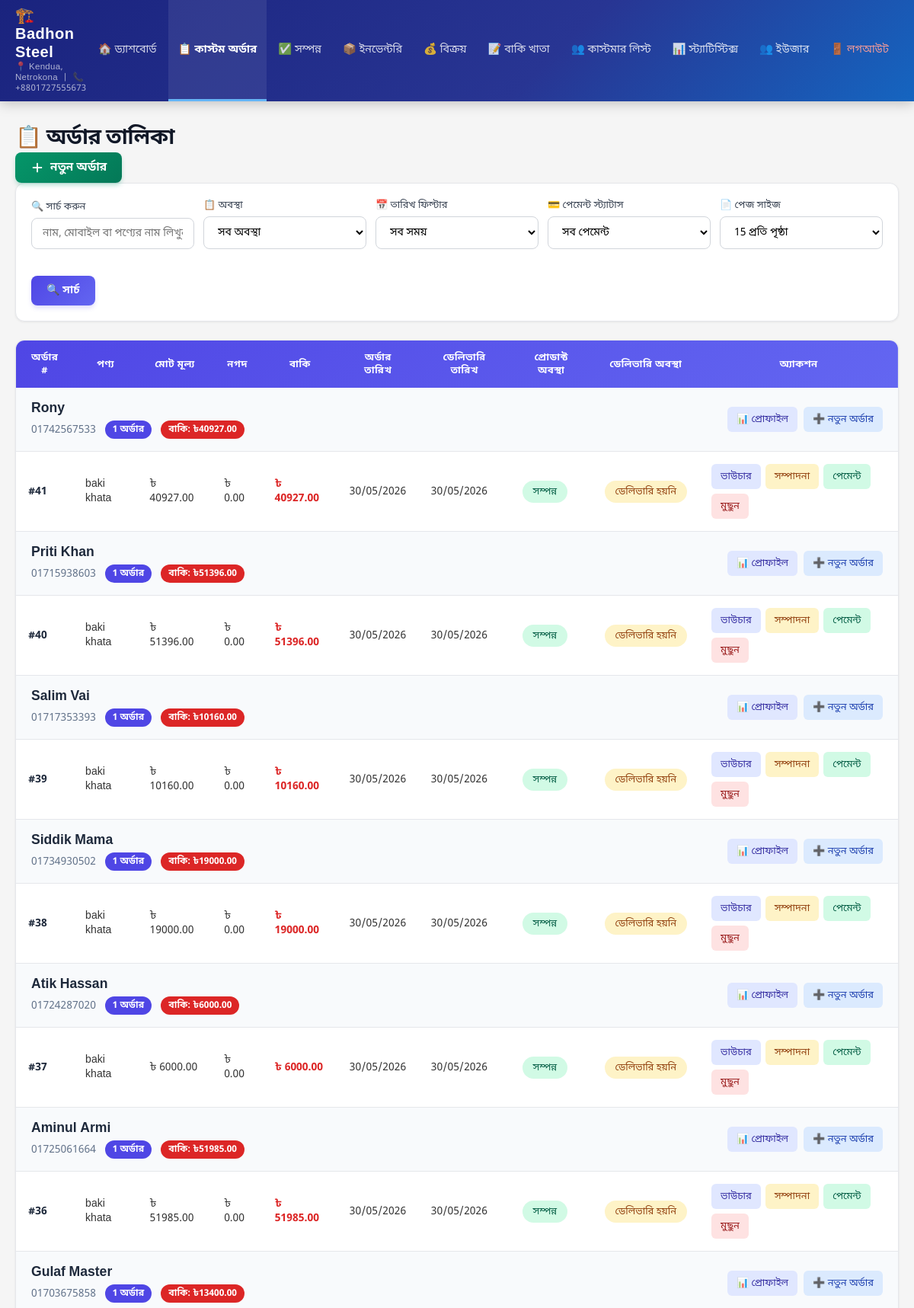
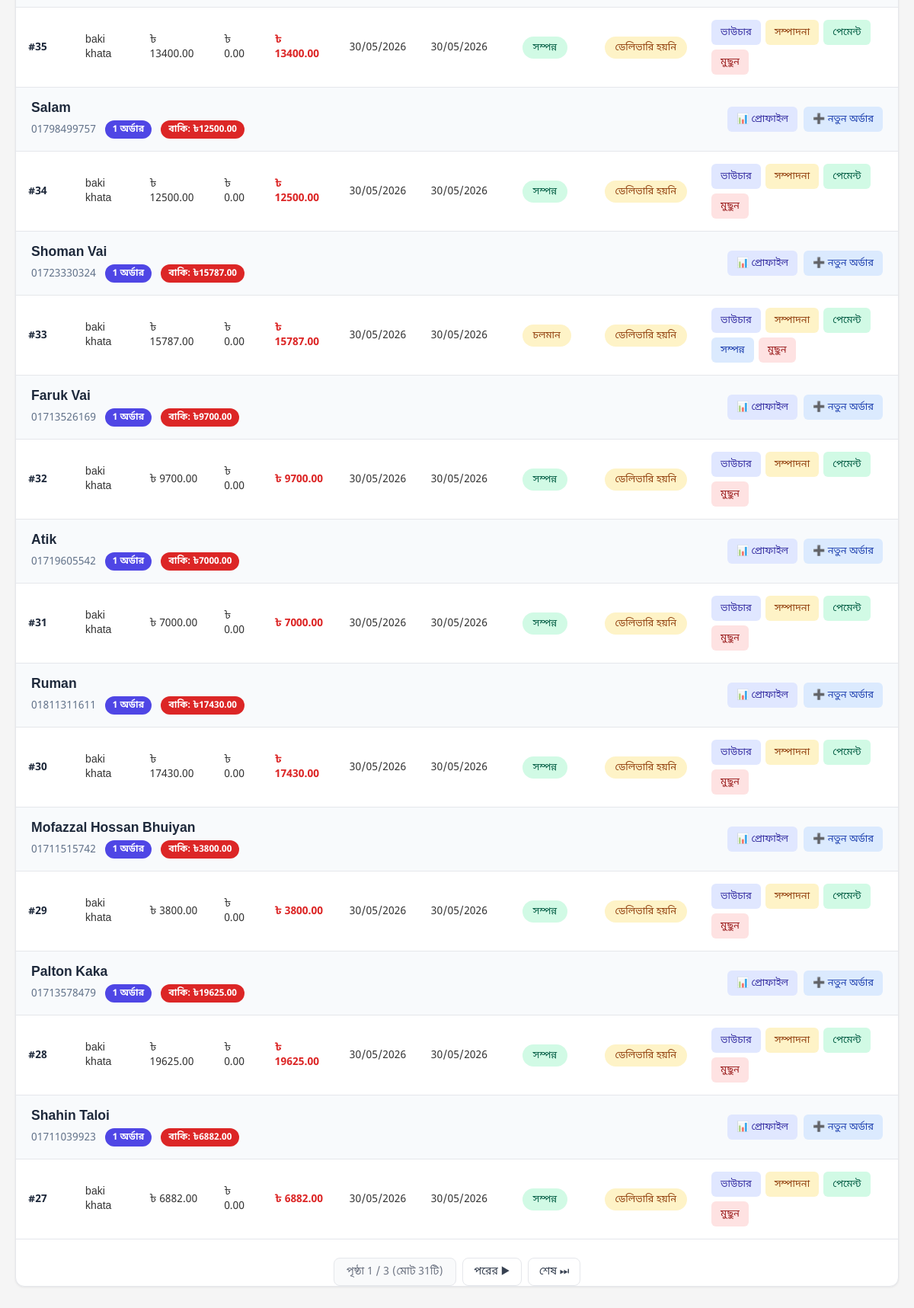
Page /admin-panel/orders/ (signed in) on the committed database (2 pictures, top to bottom).
### shop/models.py (models this page shows, shortened)
class Customer(models.Model):
    name = models.CharField(max_length=200, verbose_name='ক্রেতার নাম')
    mobile_number = models.CharField(max_length=20, unique=True, verbose_name='মোবাইল নাম্বার')
    address = models.TextField(verbose_name='ঠিকানা', blank=True)
    created_at = models.DateTimeField(auto_now_add=True, verbose_name='তৈরির সময়')
    updated_at = models.DateTimeField(auto_now=True, verbose_name='আপডেটের সময়')
    class Meta:
        verbose_name = 'ক্রেতা'
        verbose_name_plural = 'ক্রেতাসমূহ'
        ordering = ['-created_at']

class Order(models.Model):
    STATUS_CHOICES = [
        ('pending', 'চলমান'),
        ('ready', 'প্রস্তুত'),
        ('completed', 'সম্পন্ন'),
    ]
    DELIVERY_STATUS_CHOICES = [
        ('not_delivered', 'ডেলিভারি হয়নি'),
        ('delivered', 'ডেলিভারি সম্পন্ন'),
    ]
    customer = models.ForeignKey(Customer, on_delete=models.PROTECT, related_name='orders', verbose_name='ক্রেতা', null=True, blank=True)
    customer_name = models.CharField(max_length=200, verbose_name='ক্রেতার নাম', null=True, blank=True)
    mobile_number = models.CharField(max_length=20, verbose_name='মোবাইল নাম্বার', null=True, blank=True)
    total_price = models.DecimalField(max_digits=10, decimal_places=2, verbose_name='মোট মূল্য', default=0)
    discount_percentage = models.DecimalField(max_digits=5, decimal_places=2, verbose_name='ডিসকাউন্ট (%)', default=0)
    discount_amount = models.DecimalField(max_digits=10, decimal_places=2, verbose_name='ডিসকাউন্ট টাকা', default=0)
    final_price = models.DecimalField(max_digits=10, decimal_places=2, verbose_name='চূড়ান্ত মূল্য', default=0)
    cash_paid = models.DecimalField(max_digits=10, decimal_places=2, verbose_name='নগদ পরিশোধ', default=0)
    due_amount = models.DecimalField(max_digits=10, decimal_places=2, verbose_name='বাকি টাকা', editable=False)
    initial_payment_migrated = models.BooleanField(default=False, verbose_name='প্রাথমিক পেমেন্ট OrderPayment-এ স্থানান্তরিত')
    order_date = models.DateField(default=timezone.now, verbose_name='অর্ডার নেওয়ার তারিখ')
    delivery_date = models.DateField(verbose_name='ডেলিভারির তারিখ')
    status = models.CharField(max_length=20, choices=STATUS_CHOICES, default='pending', verbose_name='প্রোডাক্ট অবস্থা')
    delivery_status = models.CharField(max_length=20, choices=DELIVERY_STATUS_CHOICES, default='not_delivered', verbose_name='ডেলিভারি অবস্থা')
    created_at = models.DateTimeField(auto_now_add=True, verbose_name='তৈরির সময়')
    updated_at = models.DateTimeField(auto_now=True, verbose_name='আপডেটের সময়')
    class Meta:
        verbose_name = 'অর্ডার'
        verbose_name_plural = 'অর্ডারসমূহ'
        ordering = ['-created_at']

class OrderItem(models.Model):
    order = models.ForeignKey(Order, on_delete=models.CASCADE, related_name='items', verbose_name='অর্ডার')
    product_name = models.CharField(max_length=200, verbose_name='পণ্যের নাম')
    product_description = models.TextField(verbose_name='পণ্যের বিবরণ', blank=True)
    quantity = models.DecimalField(max_digits=10, decimal_places=2, verbose_name='পরিমাণ', default=1)
    unit_price = models.DecimalField(max_digits=10, decimal_places=2, verbose_name='একক মূল্য')
    discount_percentage = models.DecimalField(max_digits=5, decimal_places=2, verbose_name='ডিসকাউন্ট (%)', default=0)
    total_price = models.DecimalField(max_digits=10, decimal_places=2, verbose_name='মোট মূল্য', editable=False)
    class Meta:
        verbose_name = 'অর্ডার আইটেম'
        verbose_name_plural = 'অর্ডার আইটেমসমূহ'

### shop/views.py (the view, shortened to what this page needs)
# urls.py: path('admin-panel/orders/', views.order_list, name='order_list'),
@login_required
def order_list(request):
    search_query = request.GET.get('search', '')
    status_filter = request.GET.get('status', '')
    date_filter = request.GET.get('date_filter', '')
    from_date = request.GET.get('from_date', '')
    to_date = request.GET.get('to_date', '')
    payment_status = request.GET.get('payment_status', '')
    page_number = request.GET.get('page', 1)
    per_page = request.GET.get('per_page', '15')
    try:
        per_page = int(per_page)
        if per_page not in [15, 50, 100, 200]:
            per_page = 15
    except ValueError:
        per_page = 15
    orders = Order.objects.all().select_related('customer').prefetch_related('items').order_by('-created_at')
    today = timezone.now().date()
    if date_filter == 'today':
        orders = orders.filter(order_date=today)
    elif date_filter == 'week':
        week_ago = today - timedelta(days=7)
        orders = orders.filter(order_date__gte=week_ago)
    elif date_filter == 'month':
        month_ago = today - timedelta(days=30)
        orders = orders.filter(order_date__gte=month_ago)
    elif date_filter == 'year':
        year_ago = today - timedelta(days=365)
        orders = orders.filter(order_date__gte=year_ago)
    if payment_status == 'paid':
        orders = orders.filter(due_amount=0)
    elif payment_status == 'due':
        orders = orders.filter(due_amount__gt=0)
    elif payment_status == 'partial':
        orders = orders.filter(cash_paid__gt=0, due_amount__gt=0)
    if search_query:
        orders = orders.filter(
            Q(customer_name__icontains=search_query) |
            Q(mobile_number__icontains=search_query) |
            Q(items__product_name__icontains=search_query)
        ).distinct()
    if status_filter:
        orders = orders.filter(status=status_filter)
    from collections import defaultdict
    customer_orders = defaultdict(list)
    for order in orders:
        if order.customer:
            key = f"customer_{order.customer.pk}"
            customer_orders[key].append({
                'order': order,
                'customer': order.customer,
                'customer_name': order.customer.name,
                'mobile_number': order.customer.mobile_number,
            })
    grouped_orders = []
    for key, order_list in customer_orders.items():
        order_list.sort(key=lambda x: x['order'].created_at, reverse=True)
        grouped_orders.append({
            'customer': order_list[0]['customer'],
            'customer_name': order_list[0]['customer_name'],
            'mobile_number': order_list[0]['mobile_number'],
            'orders': order_list,
            'last_order_date': order_list[0]['order'].created_at,
            'total_orders': len(order_list),
            'total_due': sum(o['order'].due_amount for o in order_list),
        })
    grouped_orders.sort(key=lambda x: x['last_order_date'], reverse=True)
    paginator = Paginator(grouped_orders, per_page)
    page_obj = paginator.get_page(page_number)
    context = {
        'grouped_orders': page_obj,
        'page_obj': page_obj,
        'search_query': search_query,
        'status_filter': status_filter,
        'date_filter': date_filter,
        'from_date': from_date,
        'to_date': to_date,
        'payment_status': payment_status,
        'per_page': per_page,
    }
    return render(request, 'admin_panel/order_list.html', context)

### shop/templates/admin_panel/order_list.html (shortened to what this page needs)
{% extends 'admin_panel/base.html' %}
{% block content %}
<div class="page-header">
    <h1 class="page-title">📋 অর্ডার তালিকা</h1>
    <a href="{% url 'order_create' %}" class="btn-new-order">
        <svg width="18" height="18" viewBox="0 0 20 20" fill="none"><path d="M10 4v12M4 10h12" stroke="currentColor" stroke-width="2" stroke-linecap="round"/></svg>
        নতুন অর্ডার
    </a>
</div>
<div class="search-filter-section">
    <form method="get" class="search-form">
        <div class="form-group">
            <label for="search">🔍 সার্চ করুন</label>
            <input type="text" id="search" name="search" value="{{ search_query }}"
                   placeholder="নাম, মোবাইল বা পণ্যের নাম লিখুন">
        </div>
        <div class="form-group">
            <label for="status">📋 অবস্থা</label>
            <select id="status" name="status">
                <option value="">সব অবস্থা</option>
            </select>
        </div>
        <div class="form-group">
            <label for="date_filter">📅 তারিখ ফিল্টার</label>
            <select id="date_filter" name="date_filter" onchange="this.form.submit()">
                <option value="" {% if not date_filter %}selected{% endif %}>সব সময়</option>
            </select>
        </div>
        <div class="form-group">
            <label for="payment_status">💳 পেমেন্ট স্ট্যাটাস</label>
            <select id="payment_status" name="payment_status" onchange="this.form.submit()">
                <option value="" {% if not payment_status %}selected{% endif %}>সব পেমেন্ট</option>
            </select>
        </div>
        <div class="form-group">
            <label for="per_page">📄 পেজ সাইজ</label>
            <select id="per_page" name="per_page" onchange="this.form.submit()">
                <option value="15" {% if per_page == 15 %}selected{% endif %}>15 প্রতি পৃষ্ঠা</option>
            </select>
        </div>
        <div class="form-group">
            <label>&nbsp;</label>
            <button type="submit" class="btn">🔍 সার্চ</button>
        </div>
    </form>
</div>
<div class="table-card">
    {% if grouped_orders %}
    <div style="overflow-x: auto;">
        <table class="orders-table">
            <thead>
                <tr>
                    <th>অর্ডার #</th>
                    <th>পণ্য</th>
                    <th>মোট মূল্য</th>
                    <th>নগদ</th>
                    <th>বাকি</th>
                    <th>অর্ডার তারিখ</th>
                    <th>ডেলিভারি তারিখ</th>
                    <th>প্রোডাক্ট অবস্থা</th>
                    <th>ডেলিভারি অবস্থা</th>
                    <th>অ্যাকশন</th>
                </tr>
            </thead>
            <tbody>
            {% for group in grouped_orders %}
            <tr class="customer-header">
                <td colspan="10">
                    <div style="display: flex; justify-content: space-between; align-items: center; flex-wrap: wrap; gap: 0.75rem;">
                        <div>
                            <div class="customer-name">{{ group.customer_name }}</div>
                            <div class="customer-meta">
                                <span>{{ group.mobile_number }}</span>
                                <span class="badge-count">{{ group.total_orders }} অর্ডার</span>
                                {% if group.total_due > 0 %}
                                <span class="badge-due">বাকি: ৳{{ group.total_due|floatformat:2 }}</span>
                                {% endif %}
                            </div>
                        </div>
                        <div class="action-buttons" style="gap: 0.5rem;">
                        {% if group.customer %}
                        <a href="{% url 'customer_detail' group.customer.pk %}" class="btn-view">📊 প্রোফাইল</a>
                        <a href="{% url 'order_create_for_customer' group.customer.pk %}" class="btn-done">➕ নতুন অর্ডার</a>
                        {% endif %}
                        </div>
                    </div>
                </td>
            </tr>
            {% for order_data in group.orders %}
            <tr>
                <td><strong style="color: #1e293b;">#{{ order_data.order.pk }}</strong></td>
                <td>{{ order_data.order.items.first.product_name|default:"-" }}</td>
                <td>৳ {{ order_data.order.total_price|floatformat:2 }}</td>
                <td>৳ {{ order_data.order.cash_paid|floatformat:2 }}</td>
                <td class="due-amount">৳ {{ order_data.order.due_amount|floatformat:2 }}</td>
                <td>{{ order_data.order.order_date|date:"d/m/Y" }}</td>
                <td>{{ order_data.order.delivery_date|date:"d/m/Y" }}</td>
                <td>
                    <span class="status-badge status-{{ order_data.order.status }}">
                        {{ order_data.order.get_status_display }}
                    </span>
                </td>
                <td>
                    {% if order_data.order.delivery_status == 'delivered' %}
                    <span class="status-badge status-completed">ডেলিভারি সম্পন্ন</span>
                    {% else %}
                    <span class="status-badge status-pending">ডেলিভারি হয়নি</span>
                    {% endif %}
                </td>
                <td>
                    <div class="action-buttons">
                        <a href="{% url 'order_voucher' order_data.order.pk %}" class="btn-view" target="_blank">ভাউচার</a>
                        <a href="{% url 'order_edit' order_data.order.pk %}" class="btn-edit">সম্পাদনা</a>
                        {% if order_data.order.due_amount > 0 %}
                        <a href="{% url 'order_payment_create' order_data.order.pk %}" class="btn-pay">পেমেন্ট</a>
                        {% endif %}
                        {% if order_data.order.status == 'pending' %}
                        <a href="{% url 'order_complete' order_data.order.pk %}" class="btn-done"
                           onclick="return confirm('এই অর্ডার সম্পন্ন করতে চান?')">সম্পন্ন</a>
                        {% endif %}
                        <a href="{% url 'order_delete' order_data.order.pk %}" class="btn-del"
                           onclick="return confirm('এই অর্ডারটি মুছে ফেলতে নিশ্চিত?')">মুছুন</a>
                    </div>
                </td>
            </tr>
            {% endfor %}
            {% endfor %}
            </tbody>
        </table>
    </div>
    {% else %}
    <div class="no-orders">
        <div style="font-size: 3rem; margin-bottom: 1rem;">📋</div>
        <p style="font-size: 1.1rem; font-weight: 500; margin-bottom: 0.5rem;">কোন অর্ডার পাওয়া যায়নি</p>
        <p style="font-size: 0.875rem; color: #9ca3af;">নতুন অর্ডার তৈরি করুন অথবা ফিল্টার পরিবর্তন করুন</p>
    </div>
    {% endif %}
    {% if page_obj.has_other_pages %}
    <nav class="pagination-nav">
        <span class="pagination-info">
            পৃষ্ঠা {{ page_obj.number }} / {{ page_obj.paginator.num_pages }} (মোট {{ page_obj.paginator.count }}টি)
        </span>
        {% if page_obj.has_next %}
        <a href="?page={{ page_obj.next_page_number }}">পরের ▶</a>
        <a href="?page={{ page_obj.paginator.num_pages }}">শেষ ⏭</a>
        {% endif %}
    </nav>
    {% endif %}
</div>
{% endblock %}

### rows in the picture
Customer: customer_name "Rony", mobile_number "01742567533", total_orders "1", total_due "40927.00"
Order: order.pk "41", order.items.first.product_name "baki khata", order.total_price "40927.00", order.cash_paid "0.00", order.due_amount "40927.00", order.order_date "30/05/2026", order.delivery_date "30/05/2026", order.status "সম্পন্ন", delivery_status "ডেলিভারি হয়নি", shows "পেমেন্ট"
Customer: customer_name "Priti Khan", mobile_number "01715938603", total_orders "1", total_due "51396.00"
Order: order.pk "40", order.items.first.product_name "baki khata", order.total_price "51396.00", order.cash_paid "0.00", order.due_amount "51396.00", order.order_date "30/05/2026", order.delivery_date "30/05/2026", order.status "সম্পন্ন", delivery_status "ডেলিভারি হয়নি", shows "পেমেন্ট"
Customer: customer_name "Salim Vai", mobile_number "01717353393", total_orders "1", total_due "10160.00"
Order: order.pk "39", order.items.first.product_name "baki khata", order.total_price "10160.00", order.cash_paid "0.00", order.due_amount "10160.00", order.order_date "30/05/2026", order.delivery_date "30/05/2026", order.status "সম্পন্ন", delivery_status "ডেলিভারি হয়নি", shows "পেমেন্ট"
Customer: customer_name "Siddik Mama", mobile_number "01734930502", total_orders "1", total_due "19000.00"
Order: order.pk "38", order.items.first.product_name "baki khata", order.total_price "19000.00", order.cash_paid "0.00", order.due_amount "19000.00", order.order_date "30/05/2026", order.delivery_date "30/05/2026", order.status "সম্পন্ন", delivery_status "ডেলিভারি হয়নি", shows "পেমেন্ট"
Customer: customer_name "Atik Hassan", mobile_number "01724287020", total_orders "1", total_due "6000.00"
Order: order.pk "37", order.items.first.product_name "baki khata", order.total_price "6000.00", order.cash_paid "0.00", order.due_amount "6000.00", order.order_date "30/05/2026", order.delivery_date "30/05/2026", order.status "সম্পন্ন", delivery_status "ডেলিভারি হয়নি", shows "পেমেন্ট"
Customer: customer_name "Aminul Armi", mobile_number "01725061664", total_orders "1", total_due "51985.00"
Order: order.pk "36", order.items.first.product_name "baki khata", order.total_price "51985.00", order.cash_paid "0.00", order.due_amount "51985.00", order.order_date "30/05/2026", order.delivery_date "30/05/2026", order.status "সম্পন্ন", delivery_status "ডেলিভারি হয়নি", shows "পেমেন্ট"
Customer: customer_name "Gulaf Master", mobile_number "01703675858", total_orders "1", total_due "13400.00"
Order: order.pk "35", order.items.first.product_name "baki khata", order.total_price "13400.00", order.cash_paid "0.00", order.due_amount "13400.00", order.order_date "30/05/2026", order.delivery_date "30/05/2026", order.status "সম্পন্ন", delivery_status "ডেলিভারি হয়নি", shows "পেমেন্ট"
Customer: customer_name "Salam", mobile_number "01798499757", total_orders "1", total_due "12500.00"
Order: order.pk "34", order.items.first.product_name "baki khata", order.total_price "12500.00", order.cash_paid "0.00", order.due_amount "12500.00", order.order_date "30/05/2026", order.delivery_date "30/05/2026", order.status "সম্পন্ন", delivery_status "ডেলিভারি হয়নি", shows "পেমেন্ট"
Customer: customer_name "Shoman Vai", mobile_number "01723330324", total_orders "1", total_due "15787.00"
Order: order.pk "33", order.items.first.product_name "baki khata", order.total_price "15787.00", order.cash_paid "0.00", order.due_amount "15787.00", order.order_date "30/05/2026", order.delivery_date "30/05/2026", order.status "চলমান", delivery_status "ডেলিভারি হয়নি", shows "পেমেন্ট", shows "সম্পন্ন"
Customer: customer_name "Faruk Vai", mobile_number "01713526169", total_orders "1", total_due "9700.00"
Order: order.pk "32", order.items.first.product_name "baki khata", order.total_price "9700.00", order.cash_paid "0.00", order.due_amount "9700.00", order.order_date "30/05/2026", order.delivery_date "30/05/2026", order.status "সম্পন্ন", delivery_status "ডেলিভারি হয়নি", shows "পেমেন্ট"
Customer: customer_name "Atik", mobile_number "01719605542", total_orders "1", total_due "7000.00"
Order: order.pk "31", order.items.first.product_name "baki khata", order.total_price "7000.00", order.cash_paid "0.00", order.due_amount "7000.00", order.order_date "30/05/2026", order.delivery_date "30/05/2026", order.status "সম্পন্ন", delivery_status "ডেলিভারি হয়নি", shows "পেমেন্ট"
Customer: customer_name "Ruman", mobile_number "01811311611", total_orders "1", total_due "17430.00"
Order: order.pk "30", order.items.first.product_name "baki khata", order.total_price "17430.00", order.cash_paid "0.00", order.due_amount "17430.00", order.order_date "30/05/2026", order.delivery_date "30/05/2026", order.status "সম্পন্ন", delivery_status "ডেলিভারি হয়নি", shows "পেমেন্ট"
Customer: customer_name "Mofazzal Hossan Bhuiyan", mobile_number "01711515742", total_orders "1", total_due "3800.00"
Order: order.pk "29", order.items.first.product_name "baki khata", order.total_price "3800.00", order.cash_paid "0.00", order.due_amount "3800.00", order.order_date "30/05/2026", order.delivery_date "30/05/2026", order.status "সম্পন্ন", delivery_status "ডেলিভারি হয়নি", shows "পেমেন্ট"
Customer: customer_name "Palton Kaka", mobile_number "01713578479", total_orders "1", total_due "19625.00"
Order: order.pk "28", order.items.first.product_name "baki khata", order.total_price "19625.00", order.cash_paid "0.00", order.due_amount "19625.00", order.order_date "30/05/2026", order.delivery_date "30/05/2026", order.status "সম্পন্ন", delivery_status "ডেলিভারি হয়নি", shows "পেমেন্ট"
Customer: customer_name "Shahin Taloi", mobile_number "01711039923", total_orders "1", total_due "6882.00"
Order: order.pk "27", order.items.first.product_name "baki khata", order.total_price "6882.00", order.cash_paid "0.00", order.due_amount "6882.00", order.order_date "30/05/2026", order.delivery_date "30/05/2026", order.status "সম্পন্ন", delivery_status "ডেলিভারি হয়নি", shows "পেমেন্ট"

### other values in the picture
{{ page_obj.number }} "1"
{{ page_obj.paginator.num_pages }} "3"
{{ page_obj.paginator.count }} "31"
